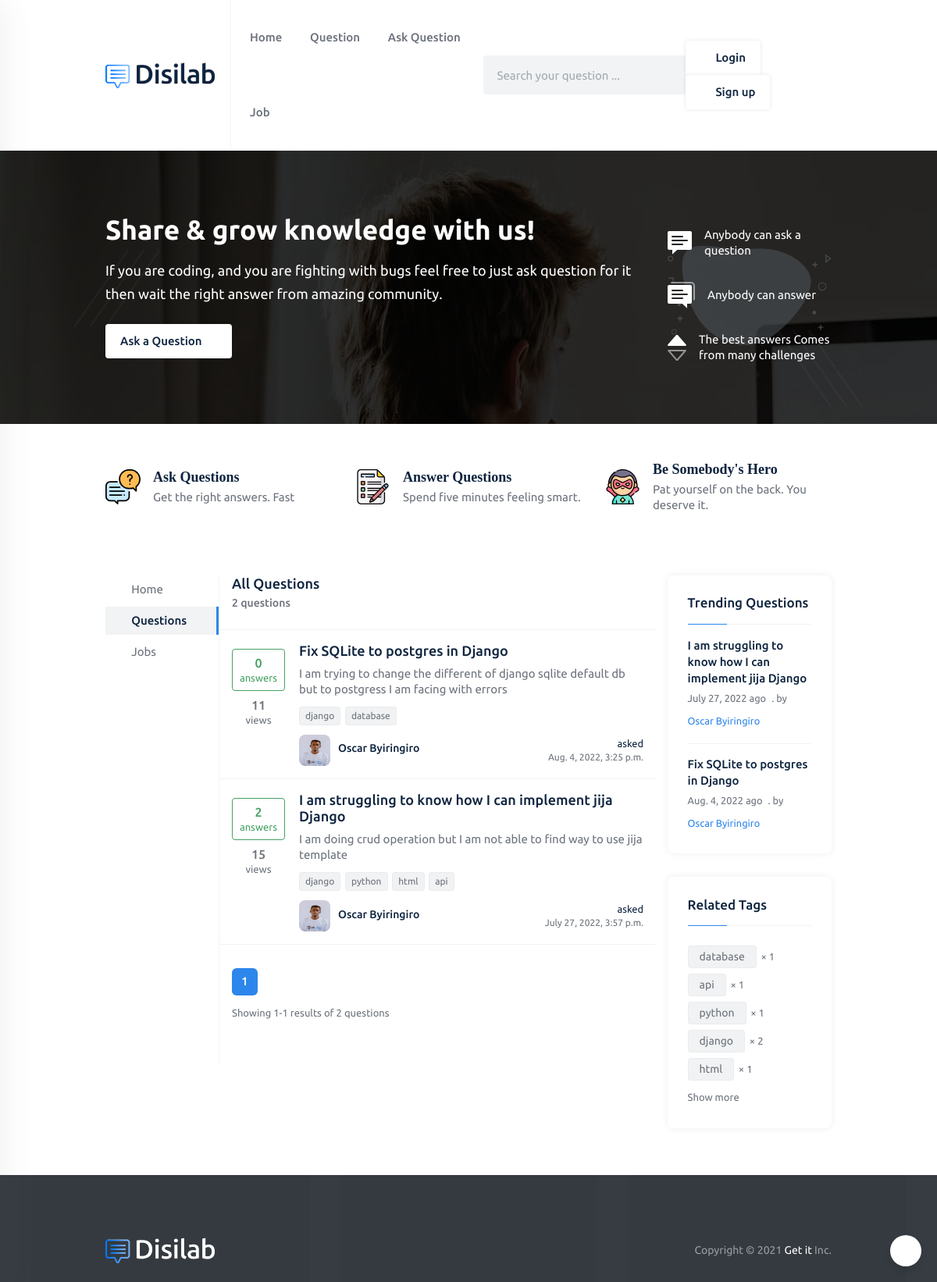
The page /question/ on the database its author committed.
### questions/models.py (models this page shows, shortened)
class Questions_stuff(models.Model):
    title = models.CharField(max_length=100)
    detail = models.TextField(default='')
    body = HTMLField()
    owner = models.ForeignKey(User, on_delete=models.CASCADE)
    viewed = models.PositiveIntegerField()
    tag = models.CharField(max_length=200)
    email_notify = models.BooleanField(default=False)
    whatsapp_notify = models.BooleanField(default=False)
    publish_date = models.DateTimeField(auto_now_add=True)
    def tags_as_list(self):
        return self.tag.split(',')
    def get_count_answer(self):
        id_question = self.id
        ans = Answer_stuff.objects.filter(question__id=id_question)
        if ans.exists():
            final_count = ans.count()
        else:
            final_count = 0
        return final_count
    class Meta:
        verbose_name_plural = 'Question'

### authentication/models.py (models this page shows, shortened)
class Profile(models.Model):
    user = models.OneToOneField(User, on_delete=models.CASCADE)
    user_image = models.ImageField(upload_to='images/', default='profile.png', null=True, blank=True)
    location = models.CharField(max_length=100, null=True, blank=True)
    about_me = models.TextField(null=True, blank=True)
    github_link = models.URLField(default='https://github.com/', null=True, blank=True)
    website_link = models.URLField(default='https://www.google.com/', null=True, blank=True)
    backend_development = models.PositiveIntegerField(null=True, blank=True)
    frontend_development = models.PositiveIntegerField(null=True, blank=True)
    hardware = models.PositiveIntegerField(null=True, blank=True)
    uiandux = models.PositiveIntegerField(null=True, blank=True)
    artificial_intelligence = models.PositiveIntegerField(null=True, blank=True)
    badge = models.BooleanField(default=False)
    date_created = models.DateField(default=now)

class User(AbstractBaseUser):
    full_name = models.CharField(max_length=255, null=False)
    email = models.EmailField(
        verbose_name='email address',
        max_length=255,
        unique=True,
    )
    phone_number = PhoneNumberField(unique=True)
    is_verified = models.BooleanField(default=False)
    is_two_f_enable = models.BooleanField(default=False)
    is_active = models.BooleanField(default=True)
    staff = models.BooleanField(default=False)
    admin = models.BooleanField(default=False)
    USERNAME_FIELD = 'email'
    REQUIRED_FIELDS = ['full_name', 'phone_number']
    objects = UserManager()
    class Meta:
        app_label = 'authentication'

### home_view/views.py (the view)
# urls.py: path('question/', views.question, name="question"),
def question(request):
    all_questions = Questions_stuff.objects.filter().order_by('-publish_date')
    search_question = request.GET.get('search_question')
    if search_question != '' and search_question is not None:
        all_questions = Questions_stuff.objects.filter(
            Q(title__icontains=search_question) | Q(tag__icontains=search_question) | Q(body__in=search_question) | Q(
                detail__icontains=search_question)).distinct()
    all_answer = Answer_stuff.objects.all()
    profile_detail = Profile.objects.all()
    paginator = Paginator(all_questions, 8)
    page_number = request.GET.get('page')
    try:
        posts = paginator.page(page_number)
    except PageNotAnInteger:
        posts = paginator.page(1)
    except EmptyPage:
        posts = paginator.page(paginator.num_pages)
    trending_question = Questions_stuff.objects.filter().order_by('-viewed')
    context = {
        'questions': all_questions,
        'profile_detail': profile_detail,
        'posts': posts,
        'all_questions_count': all_questions.count(),
        'trending_question': trending_question[:4]
    }
    return render(request, 'question.html', context)

### home_view/templates/question.html (shortened to what this page needs)
{% extends 'base_white.html' %}
{% load static %}
{% block content %}
<section class="hero-area pt-80px pb-60px hero-bg-1">
    <div class="overlay"></div>
    <span class="stroke-shape stroke-shape-1"></span>
    <span class="stroke-shape stroke-shape-2"></span>
    <span class="stroke-shape stroke-shape-3"></span>
    <span class="stroke-shape stroke-shape-4"></span>
    <span class="stroke-shape stroke-shape-5"></span>
    <span class="stroke-shape stroke-shape-6"></span>
    <div class="container">
        <div class="row align-items-center">
            <div class="col-lg-9">
                <div class="hero-content">
                    <h2 class="section-title pb-3 text-white">Share & grow knowledge with us!</h2>
                    <p class="section-desc text-white">If you are coding, and you are fighting with bugs feel free to just ask question for it
                        then wait the right answer from amazing community.
                    </p>
                    <div class="hero-btn-box py-4">
                        <a href="{% url 'ask_question' %}" class="btn theme-btn theme-btn-white">Ask a Question <i class="la la-arrow-right icon ml-1"></i></a>
                    </div>
                </div>
            </div>
            <div class="col-lg-3">
                <div class="hero-list hero-list-bg">
                    <div class="d-flex align-items-center pb-30px">
                        <img src="{% static 'home/images/anonymousHeroQuestions.svg' %}" alt="question icon" class="mr-3">
                        <p class="fs-15 text-white lh-20">Anybody can ask a question</p>
                    </div>
                    <div class="d-flex align-items-center pb-30px">
                        <img src="{% static 'home/images/anonymousHeroAnswers.svg' %}" alt="question answer icon" class="mr-3">
                        <p class="fs-15 text-white lh-20">Anybody can answer</p>
                    </div>
                    <div class="d-flex align-items-center">
                        <img src="{% static 'home/images/anonymousHeroUpvote.svg' %}" alt="vote icon" class="mr-3">
                        <p class="fs-15 text-white lh-20">The best answers Comes from many challenges</p>
                    </div>
                </div>
            </div>
        </div>
    </div>
</section>
<section class="question-area">
    <div class="container">
        <div class="row pt-5">
            <div class="col-lg-4 media align-items-center pb-30px responsive-column-half">
                <div class="media-body">
                    <h5 class="fs-18 mb-1 theme-font-2 fw-bold">Ask Questions</h5>
                    <p class="fs-15 lh-20">Get the right answers. Fast</p>
                </div>
            </div>
            <div class="col-lg-4 media align-items-center pb-30px responsive-column-half">
                <div class="media-body">
                    <h5 class="fs-18 mb-1 theme-font-2 fw-bold">Answer Questions</h5>
                    <p class="fs-15 lh-20">Spend five minutes feeling smart.</p>
                </div>
            </div>
            <div class="col-lg-4 media align-items-center pb-30px responsive-column-half">
                <div class="media-body">
                    <h5 class="fs-18 mb-1 theme-font-2 fw-bold">Be Somebody's Hero</h5>
                    <p class="fs-15 lh-20">Pat yourself on the back. You deserve it.</p>
                </div>
            </div>
        </div>
    </div>
</section>
<section class="question-area pt-50px pb-30px">
    <div class="container">
        <div class="row">
            <div class="col-lg-2 pr-0">
                <div class="sidebar pb-45px position-sticky top-0">
                    <ul class="generic-list-item generic-list-item-highlight fs-15">
                        <li class="lh-26"><a href="{% url 'home' %}"><i class="la la-home mr-1 text-black"></i> Home</a></li>
                        <li class="lh-26 active"><a href="{% url 'question' %}"><i class="la la-globe mr-1 text-black"></i> Questions</a></li>
                        <li class="lh-26"><a href="{% url 'job_list' %}"><i class="la la-mouse mr-1 text-black"></i> Jobs</a></li>
                    </ul>
                </div>
            </div>
            <div class="col-lg-7 px-0">
                <div class="question-main-bar border-left border-left-gray pb-50px">
                    <div class="filters pb-4 pl-3 d-flex align-items-center justify-content-between">
                        <div class="mr-3">
                            <h3 class="fs-18 fw-medium">All Questions</h3>
                            <p class="pt-1 fs-14 fw-medium lh-20">{{ all_questions_count }} questions</p>
                        </div>
                    </div>
                    <div class="questions-snippet border-top border-top-gray">
                        {% for question in posts %}
                        <div class="media media-card rounded-0 shadow-none mb-0 bg-transparent p-3 border-bottom border-bottom-gray">
                            <div class="votes text-center votes-2">
                                <div class="answer-block answered my-2">
                                         <span class="answer-counts d-block lh-20 fw-medium">{{ question.get_count_answer }}</span>
                                    <span class="answer-text d-block fs-13 lh-18">answers</span>
                                </div>
                                <div class="view-block">
                                    <span class="view-counts d-block lh-20 fw-medium">{{ question.viewed }}</span>
                                    <span class="view-text d-block fs-13 lh-18">views</span>
                                </div>
                            </div>
                            <div class="media-body">
                                <h5 class="mb-2 fw-medium"><a href="{% url 'question_detail' question.id %}">{{ question.title }}</a></h5>
                                <p class="mb-2 truncate lh-20 fs-15">{{ question.detail }}</p>
                                <div class="tags">
                                    {% for tag in question.tags_as_list %}
                                    <a href="#" class="tag-link">{{ tag }}</a>
                                        {% endfor %}
                                </div>
                                <div class="media media-card user-media align-items-center px-0 border-bottom-0 pb-0">
                                    {% for profile in profile_detail %}
                                        {% if question.owner_id == profile.user_id %}
                                    <a href="{% url 'view_profile_outside' question.id %}" class="media-img d-block">
                                        <img src="{{ profile.user_image.url }}" alt="avatar">
                                    </a>
                                        {% endif %}
                                        {% endfor %}
                                    <div class="media-body d-flex flex-wrap align-items-center justify-content-between">
                                        <div>
                                            <h5 class="pb-1"><a href="{% url 'view_profile_outside' question.id %}">{{ question.owner.full_name }}</a></h5>
                                        </div>
                                        <small class="meta d-block text-right">
                                            <span class="text-black d-block lh-18">asked</span>
                                            <span class="d-block lh-18 fs-12">{{ question.publish_date }}</span>
                                        </small>
                                    </div>
                                </div>
                            </div>
                        </div>
                        {% endfor %}
                    </div>
                    <div class="pager d-flex flex-wrap align-items-center justify-content-between pt-30px px-3">
                        <div>
                            <nav aria-label="Page navigation example">
                                <ul class="pagination generic-pagination pr-1">
                                    <li class="page-item active"><a class="page-link" href="#">{{ posts.number }}</a></li>
                                </ul>
                            </nav>
                            <p class="fs-13 pt-2">Showing {{posts.number}}-{{ posts.paginator.num_pages }} results of {{ posts.paginator.count }} questions</p>
                        </div>
                    </div>
                </div>
            </div>
            <div class="col-lg-3">
                <div class="sidebar">
                    <div class="card card-item">
                        <div class="card-body">
                            <h3 class="fs-17 pb-3">Trending Questions</h3>
                            <div class="divider"><span></span></div>
                            <div class="sidebar-questions pt-3">
                                {% for question in trending_question %}
                                <div class="media media-card media--card media--card-2">
                                    <div class="media-body">
                                        <h5><a href="{% url 'question_detail' question.id %}">{{ question.title }}</a></h5>
                                        <small class="meta">
                                            <span class="pr-1">{{ question.publish_date.date }} ago</span>
                                            <span class="pr-1">. by</span>
                                            <a href="#" class="author">{{ question.owner.full_name }}</a>
                                        </small>
                                    </div>
                                </div>
                                {% endfor %}
                            </div>
                        </div>
                    </div>
                    <div class="card card-item">
                        <div class="card-body">
                            <h3 class="fs-17 pb-3">Related Tags</h3>
                            <div class="divider"><span></span></div>
                            <div class="tags pt-4">
                                {% for tag, tag_count in all_tag %}
                                <div class="tag-item">
                                    <a href="#" class="tag-link tag-link-md">{{ tag }}</a>
                                    <span class="item-multiplier fs-13">
                                    <span>×</span>
                                    <span>{{ tag_count }}</span>
                                </span>
                                </div>
                                {% endfor %}
                                <a class="collapse-btn fs-13" data-toggle="collapse" href="#showMoreTags" role="button" aria-expanded="false" aria-controls="showMoreTags">
                                    <span class="collapse-btn-hide">Show more<i class="la la-angle-down ml-1 fs-11"></i></span>
                                </a>
                            </div>
                        </div>
                    </div>
                </div>
            </div>
        </div>
    </div>
</section>
{% endblock %}

### rows shown on the page
Questions_stuff: get_count_answer "0", viewed "11", title "Fix SQLite to postgres in Django", detail "I am trying to change the different of django sqlite default db but to postgress I am facing with errors", tags_as_list "django" "database", owner.full_name "Oscar Byiringiro", publish_date "Aug. 4, 2022, 3:25 p.m.", publish_date "Aug. 4, 2022"
Profile: user_image (picture)
Questions_stuff: get_count_answer "2", viewed "15", title "I am struggling to know how I can implement jija Django", detail "I am doing crud operation but I am not able to find way to use jija template", tags_as_list "django" "python" "html" "api", owner.full_name "Oscar Byiringiro", publish_date "July 27, 2022, 3:57 p.m.", publish_date "July 27, 2022"

### other values the page prints
{{ all_questions_count }} "2"
{{ posts.number }} "1"
{{ posts.paginator.num_pages }} "1"
{{ posts.paginator.count }} "2"
{{ tag }} "database" "api" "python" "django" "html"
{{ tag_count }} "1" "1" "1" "2" "1"
